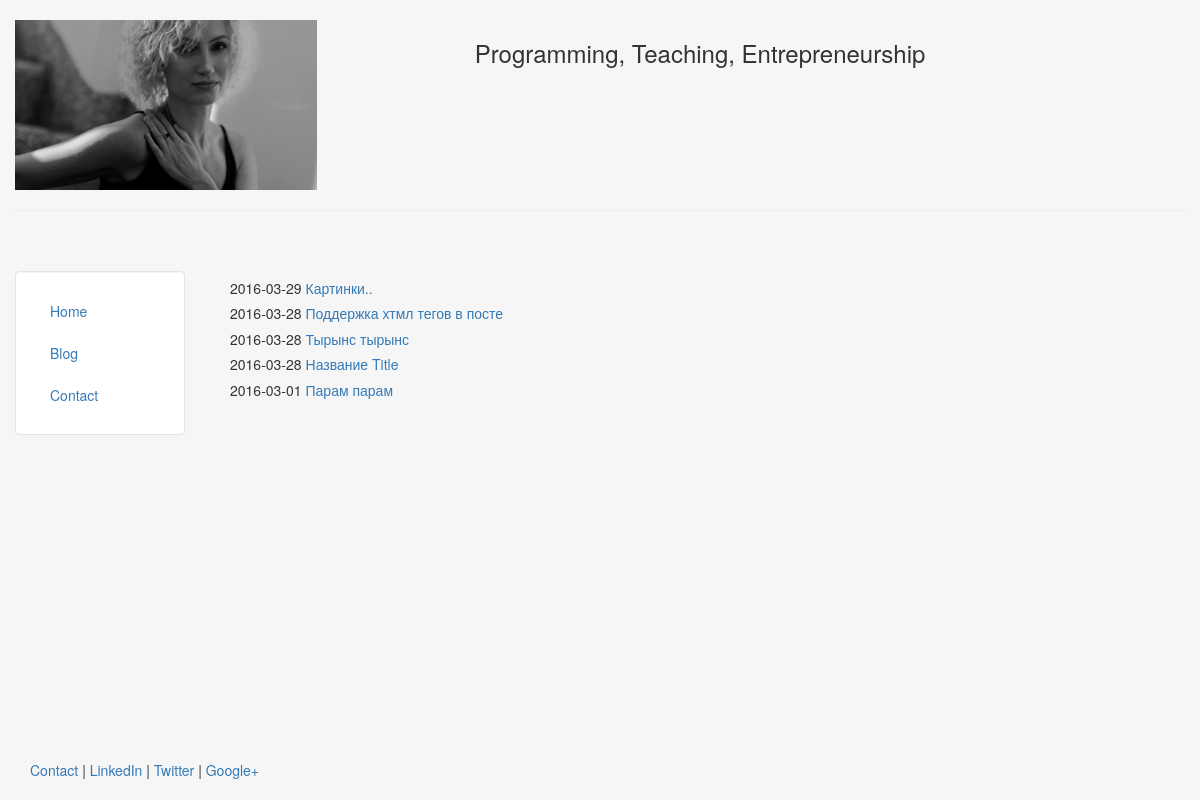
/blog/, run on an earlier commit of the app's database.
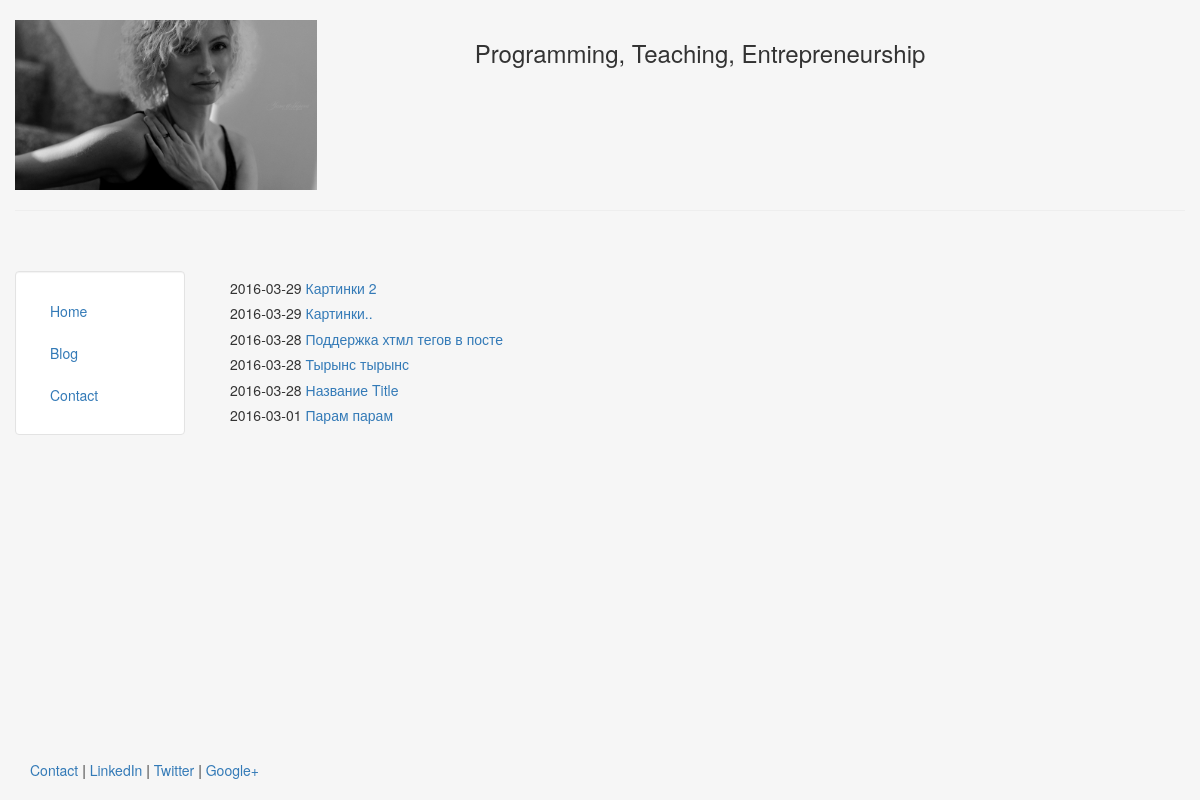
And on a later commit of the database.
### blog/models.py (models this page shows, shortened)
class Post(models.Model):
    class Meta():
        db_table = 'post'
    post_title = models.CharField(max_length=140)
    post_body = models.TextField()
    post_date = models.DateTimeField()
    post_like = models.IntegerField()
    post_img = models.ImageField(upload_to='media/images/', blank=True, null=True)

### templates/blog/blog.html
{% extends "myapp/header.html" %}
{% block content %}
    {% for post in object_list %}
        <h5>{{ post.post_date|date:"Y-m-d" }}<a href="/blog/{{ post.id }}" > {{ post.post_title }}</a></h5>
    {% endfor %}
{% endblock %}

What changed in the data, as far as the page shows it:
added Post: post_date "2016-03-29", post_title "Картинки 2"
